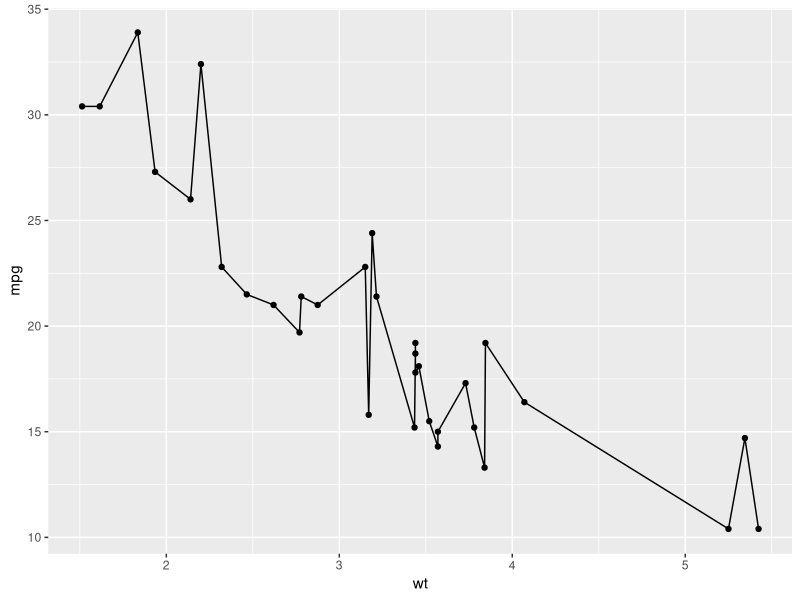
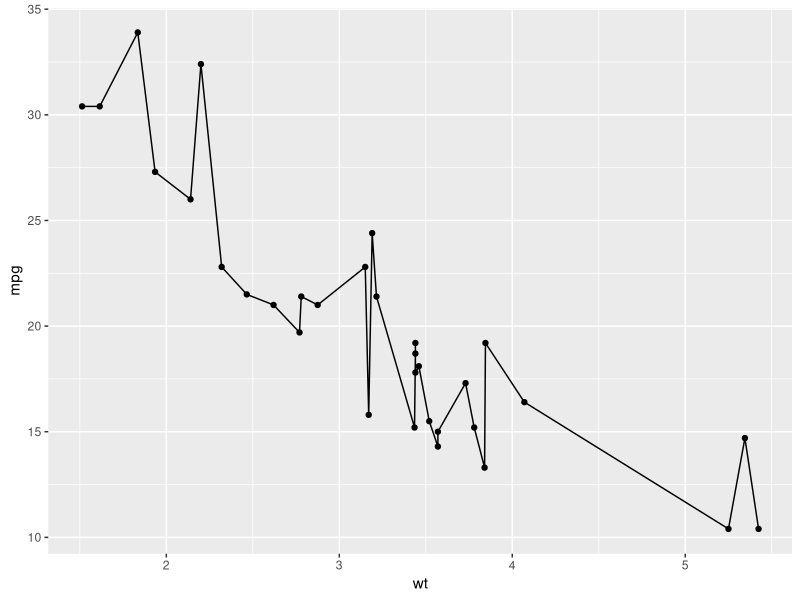
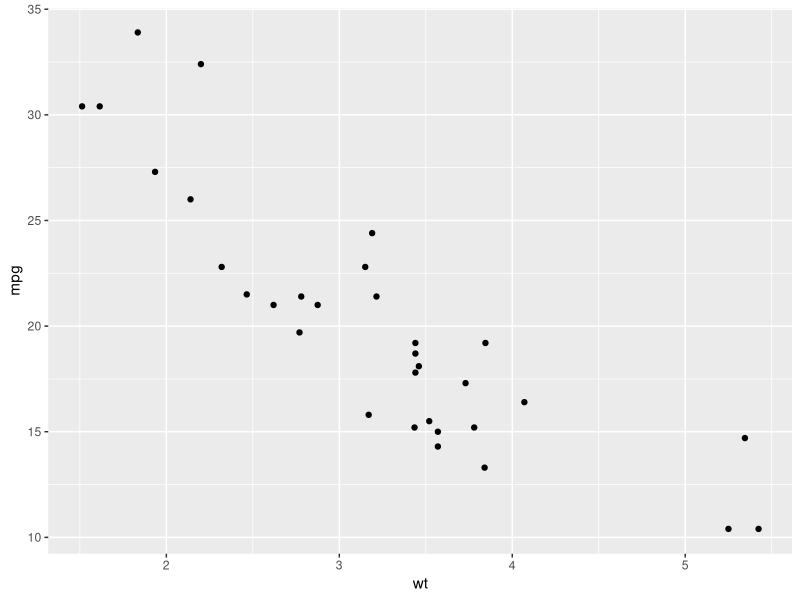

Reproduce these figures in R, in order.
## ---- chunk 1
print('hello world')
## ---- chunk 2
x <- 1
## ---- chunk 3
x
## ---- chunk 4
head(mtcars)
## ---- chunk 5
?head()
## ---- chunk 6
if (!require(tidyverse)) {
    install.packages("tidyverse")
    require(tidyverse)
}
## ---- chunk 7
mtcars %>% head()
## ---- chunk 8
ggplot(mtcars, aes(wt, mpg)) +
  geom_point() +
  geom_line()
## ---- chunk 9
ggplot(mtcars, aes(wt, mpg)) +
  geom_point() +
  geom_line() +
  NULL
## ---- chunk 10
ggplot(mtcars, aes(wt, mpg)) +
  geom_point() +
# geom_line() +
  NULL
